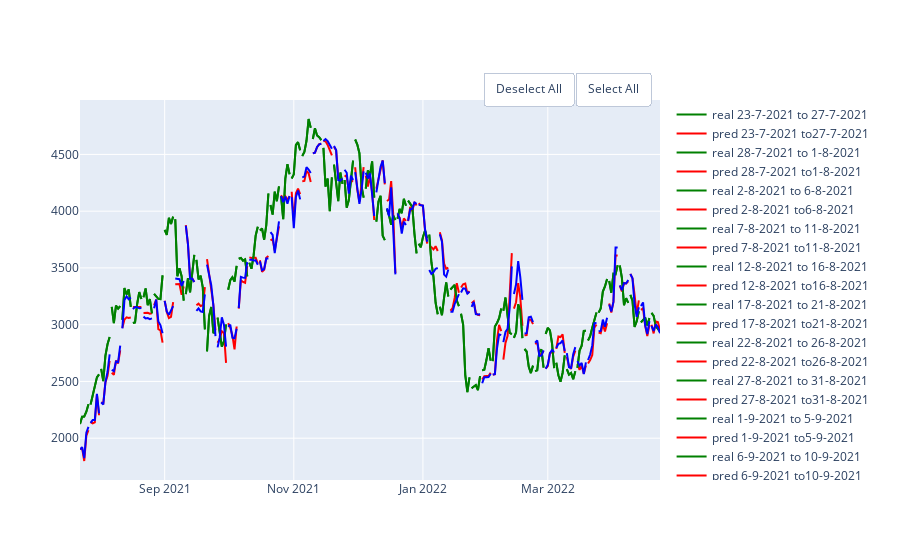

The code cell stored with this chart in its notebook:
### Markdown cell above
## Gradient Boost

### Code cell
gb_mae = GradientBoostingRegressor(random_state = 10 , criterion='mae')
gb_mse = GradientBoostingRegressor(random_state = 10 , criterion='mse')

df = pd.DataFrame(columns = ['MAE', 'MSE','RMSE','R2'], index = ['mae','mse'])
show_results(df, df_eth,'close',100,5,gb_mae, gb_mse)
